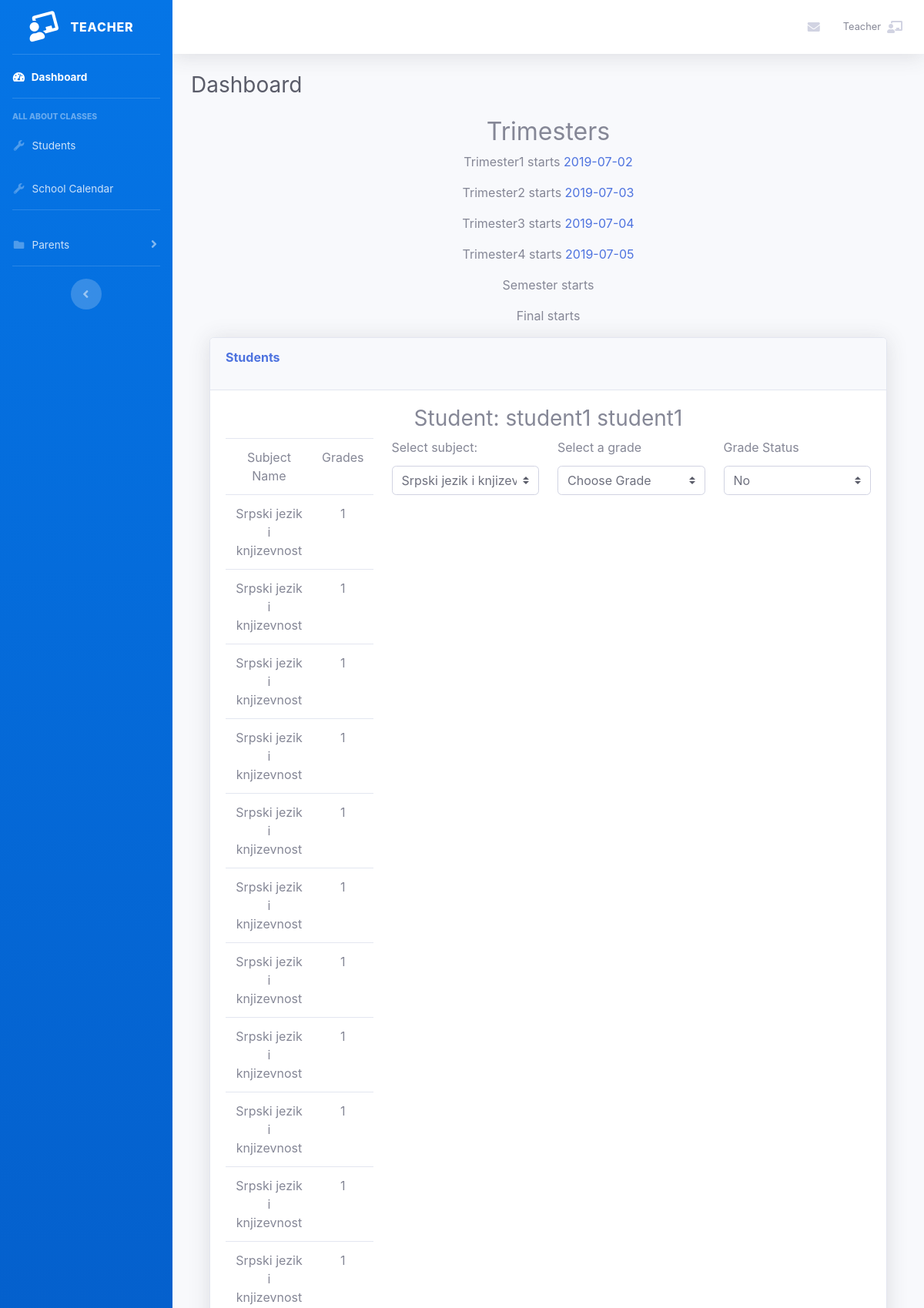
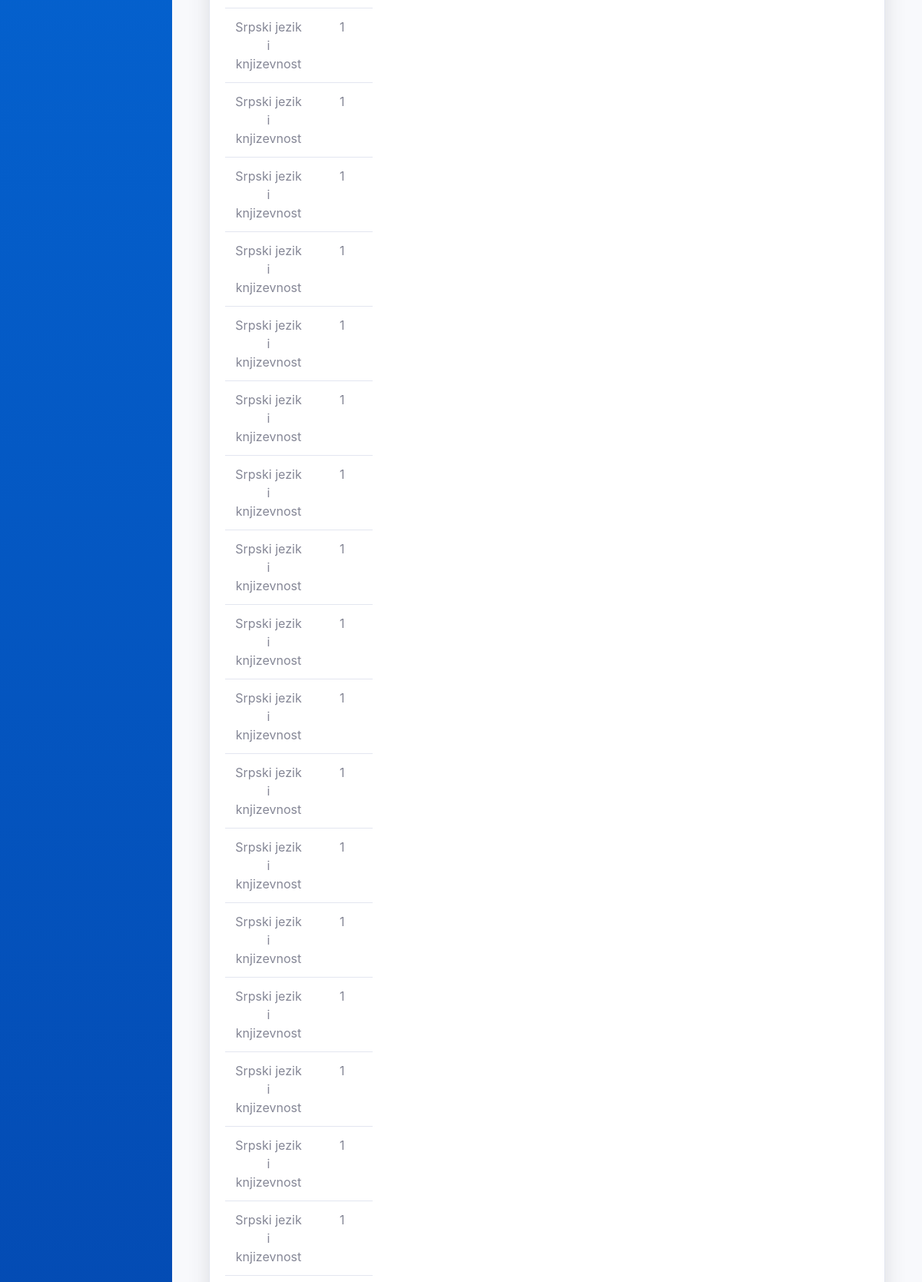
Screenshot of /users/insertg/27 (signed in, upper part) with the database file from the repository (2 pictures, top to bottom).
### tables this page shows
CREATE TABLE IF NOT EXISTS `grade_for` (
  `id_grade_for` int(11) NOT NULL AUTO_INCREMENT,
  `name` varchar(255) NOT NULL,
  `start_from` date DEFAULT NULL,
  `end_to` date DEFAULT NULL,
  PRIMARY KEY (`id_grade_for`)
);

CREATE TABLE IF NOT EXISTS `students` (
  `id_student` int(11) NOT NULL AUTO_INCREMENT,
  `first_name` varchar(255) NOT NULL,
  `last_name` varchar(255) NOT NULL,
  `id_school_class` int(11) NOT NULL,
  PRIMARY KEY (`id_student`),
  KEY `fk_students_school_classes1_idx` (`id_school_class`)
);

CREATE TABLE IF NOT EXISTS `students_subjects` (
  `id_student_subject` int(11) NOT NULL AUTO_INCREMENT,
  `grades` int(11) NOT NULL,
  `grade_status` tinyint(1) NOT NULL,
  `school_class_id` int(11) NOT NULL,
  `id_student` int(11) NOT NULL,
  `id_subject` int(11) NOT NULL,
  `grade_for_id` int(11) NOT NULL,
  PRIMARY KEY (`id_student_subject`),
  KEY `fk_students_subjects_students1_idx` (`id_student`),
  KEY `fk_students_subjects_subjects1_idx` (`id_subject`)
);

CREATE TABLE IF NOT EXISTS `subjects` (
  `id_subject` int(11) NOT NULL AUTO_INCREMENT,
  `name` varchar(45) NOT NULL,
  PRIMARY KEY (`id_subject`)
);

### app/libraries/Core.php (called while the page is built, shortened)
<?php
  class Core {
    protected $currentMethod = 'index';
    public function __construct(){
      $url = $this->getUrl();
      if(file_exists('../app/controllers/' . ucwords($url[0]). '.php')){
        unset($url[0]);
      }
      $this->currentController = new $this->currentController;
      if(isset($url[1])){
        if(method_exists($this->currentController, $url[1])){
          $this->currentMethod = $url[1];
          unset($url[1]);
        }
      }
      $this->params = $url ? array_values($url) : [];
      call_user_func_array([$this->currentController, $this->currentMethod], $this->params);
    }
    public function getUrl(){
      if(isset($_GET['url'])){
        $url = rtrim($_GET['url'], '/');
        $url = filter_var($url, FILTER_SANITIZE_URL);
        $url = explode('/', $url);
        return $url;
      }
    }
  }

### public/index.php (called while the page is built, shortened)
<?php
$init = new Core;

### app/libraries/Database.php (called while the page is built, shortened)
<?php
class Database
{
  private $host = DB_HOST;
  private $user = DB_USER;
  private $pass = DB_PASS;
  private $dbname = DB_NAME;
  private $dbh;
  private $stmt;
  public function __construct()
  {
    $dsn = 'mysql:host=' . $this->host . ';dbname=' . $this->dbname;
    $options = array(
      PDO::ATTR_PERSISTENT => true,
      PDO::ATTR_ERRMODE => PDO::ERRMODE_EXCEPTION
    );
    try {
      $this->dbh = new PDO($dsn, $this->user, $this->pass, $options);
    } catch (PDOException $e) {
      $this->error = $e->getMessage();
      echo $this->error;
    }
  }
  public function query($sql)
  {
    $this->stmt = $this->dbh->prepare($sql);
  }
  public function bind($param, $value, $type = null)
  {
    if (is_null($type)) {
      switch (true) {
        default:
          $type = PDO::PARAM_STR;
      }
    }
    $this->stmt->bindValue($param, $value, $type);
  }
  public function execute()
  {
    return $this->stmt->execute();
  }
  public function resultSet($fetch = PDO::FETCH_OBJ)
  {
    $this->execute();
    return $this->stmt->fetchAll($fetch);
  }
  public function single($fetch = PDO::FETCH_OBJ)
  {
    $this->execute();
    return $this->stmt->fetch($fetch);
  }
}

### app/models/Grade.php (called while the page is built, shortened)
<?php
class Grade
{
    private $db;
    public function __construct()
    {
        $this->db = new Database();
    }
    public function showgrade($id)
    {
        $this->db->query('SELECT students_subjects.id_student_subject, students_subjects.grades, subjects.name, students_subjects.id_student, students_subjects.grade_status
                          FROM students_subjects
                          JOIN subjects
                          ON subjects.id_subject = students_subjects.id_subject
                          WHERE students_subjects.id_student = :id_student');
        $this->db->bind(':id_student', $id);
        $row = $this->db->resultSet();
        return $row;
    }
    public function showallgrades()
    {
        $this->db->query('SELECT grades, grade_status, school_class_id, id_student, id_subject
                          FROM students_subjects');
        $grades = $this->db->resultSet();
        return $grades;
    }
    public function getGradeIdbyStudent($id)
    {
        $this->db->query('SELECT id_student
                          FROM students_subjects
                          WHERE id_student = :id_student');
        $this->db->bind(':id_student', $id);
        $row = $this->db->single();
        return $row;
    }
    public function showGradeOptions()
    {
        $this->db->query('SELECT grade_for.name, grade_for.id_grade_for, grade_for.start_from
                          FROM grade_for');
        $gradeOptions = $this->db->resultSet();
        return $gradeOptions;
    }
}

### app/models/Student.php (called while the page is built, shortened)
<?php
class Student
{
    private $db;
    public function __construct()
    {
        $this->db = new Database();
    }
    public function getStudentById($id)
    {
        $this->db->query('SELECT students.id_student,
                          students.first_name,
                          students.last_name,
                          students.id_school_class FROM students WHERE id_student = :id_student');
        $this->db->bind(':id_student', $id);
        $row = $this->db->single();
        return $row;
    }
}

### app/models/Subject.php (called while the page is built, shortened)
<?php
class Subject
{
    private $db;
    public function __construct()
    {
        $this->db = new Database();
    }
    public function showallSubjects() {
        $this->db->query('SELECT id_subject,
                         name FROM subjects');
        $subjects = $this->db->resultSet();
        return $subjects;
    }
}

### app/views/teacher/grades/insertg.php (the view, shortened to what this page needs)
<?php require APPROOT . '/views/inc/teacher/header.php'; ?>
<div id="page-wrapper">
    <div class="text-center">
        <h2>Trimesters</h2>
        <?php foreach ($data['gradeOptions'] as $gradeOptions) {
            echo '<p>' . $gradeOptions->name . ' starts  ' . '<a  id="' . $gradeOptions->id_grade_for . '" rel="' . $gradeOptions->id_grade_for . '"' . 'class="trimester" data-toggle="modal" data-target="#modalUpdateForm" title="Click to Edit" href="#">' . $gradeOptions->start_from . '</a></p>';
        } ?>
    </div>
    <div class="container-fluid">
        <div class="row">
            <div class="col-lg-12">
                <div class="card shadow mb-4">
                    <div class="card-header py-3">
                        <h6 class="m-0 font-weight-bold text-primary">Students</h6>
                    </div>
                    <div class="card-body">
                        <h3 class="text-center student_name_st">
                            <?php echo 'Student: ' . $data['student']->first_name . " " . $data['student']->last_name ?>
                        </h3>
                        <form action="<?php echo URLROOT; ?>/users/insertg/<?php echo $data['student']->id_student ?>" method="POST">
                            <div class="row">
                                <div class="col">
                                    <table class="text-center table table-responsive">
                                        <thead>
                                            <td>Subject Name</td>
                                            <td>Grades</td>
                                        </thead>
                                        <tbody>
                                            <?php foreach ($data['allsubjects'] as $subject) : ?>
                                                <tr>
                                                    <?php echo "<td>" . $subject->name . "</td>"; ?>
                                                    <?php echo "<td>" . $subject->grades . "</td>"; ?>
                                                </tr>
                                            <?php endforeach; ?>
                                        </tbody>
                                    </table>
                                </div>
                                <div class="col">
                                    <div class="form-group">
                                        <label>Select subject:</label>
                                        <select name='id_subject' class="custom-select my-1 mr-sm-2" id="inlineFormCustomSelectPref">
                                            <?php foreach ($data['subjects'] as $subject) : ?>
                                                <?php echo "<option value=\"$subject->id_subject\">$subject->name</option>"; ?>
                                            <?php endforeach; ?>
                                        </select>
                                    </div>
                                </div>
                                <div class="col">
                                    <div class="form-group">
                                        <label for="grades">Select a grade</label>
                                        <select class="custom-select my-1 mr-sm-2" name="grades" id="grades">
                                            <option default value="0">Choose Grade</option>
                                        </select>
                                    </div>
                                </div>
                                <div class="col">
                                    <div class="form-group">
                                        <label for="grade">Grade Status</label>
                                        <select class="custom-select my-1 mr-sm-2" name="grade_status" id="grade_status">
                                            <option value="0" selected>No</option>
                                        </select>
                                    </div>
                                </div>
                            </div>
                        </form>
                    </div>
                </div>
            </div>
        </div>
    </div>
</div>
<?php require APPROOT . '/views/inc/teacher/footer.php'; ?>

### rows the page displays
grade_for: name "Trimester1", start_from "2019-07-02"
grade_for: name "Trimester2", start_from "2019-07-03"
grade_for: name "Trimester3", start_from "2019-07-04"
grade_for: name "Trimester4", start_from "2019-07-05"
grade_for: name "Semester"
grade_for: name "Final"
students: first_name "student1", last_name "student1"
students_subjects: id_subject.name "Srpski jezik i knjizevnost", grades "1"
students_subjects: id_subject.name "Srpski jezik i knjizevnost", grades "1"
students_subjects: id_subject.name "Srpski jezik i knjizevnost", grades "1"
students_subjects: id_subject.name "Srpski jezik i knjizevnost", grades "1"
students_subjects: id_subject.name "Srpski jezik i knjizevnost", grades "1"
students_subjects: id_subject.name "Srpski jezik i knjizevnost", grades "1"
students_subjects: id_subject.name "Srpski jezik i knjizevnost", grades "1"
students_subjects: id_subject.name "Srpski jezik i knjizevnost", grades "1"
students_subjects: id_subject.name "Srpski jezik i knjizevnost", grades "1"
students_subjects: id_subject.name "Srpski jezik i knjizevnost", grades "1"
students_subjects: id_subject.name "Srpski jezik i knjizevnost", grades "1"
students_subjects: id_subject.name "Srpski jezik i knjizevnost", grades "1"
students_subjects: id_subject.name "Srpski jezik i knjizevnost", grades "1"
students_subjects: id_subject.name "Srpski jezik i knjizevnost", grades "1"
students_subjects: id_subject.name "Srpski jezik i knjizevnost", grades "1"
students_subjects: id_subject.name "Srpski jezik i knjizevnost", grades "1"
students_subjects: id_subject.name "Srpski jezik i knjizevnost", grades "1"
students_subjects: id_subject.name "Srpski jezik i knjizevnost", grades "1"
students_subjects: id_subject.name "Srpski jezik i knjizevnost", grades "1"
students_subjects: id_subject.name "Srpski jezik i knjizevnost", grades "1"
students_subjects: id_subject.name "Srpski jezik i knjizevnost", grades "1"
students_subjects: id_subject.name "Srpski jezik i knjizevnost", grades "1"
students_subjects: id_subject.name "Srpski jezik i knjizevnost", grades "1"
students_subjects: id_subject.name "Srpski jezik i knjizevnost", grades "1"
students_subjects: id_subject.name "Srpski jezik i knjizevnost", grades "1"
students_subjects: id_subject.name "Srpski jezik i knjizevnost", grades "1"
students_subjects: id_subject.name "Srpski jezik i knjizevnost", grades "1"
students_subjects: id_subject.name "Srpski jezik i knjizevnost", grades "1"

### other values shown
form field id_subject "Srpski jezik i knjizevnost"
